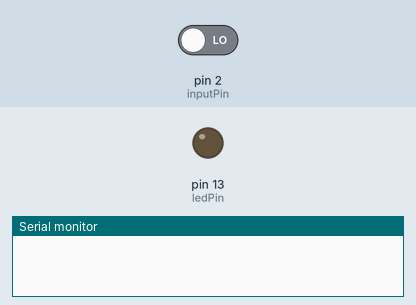
This sketch was run on a simulated Arduino Uno, built with avr-gcc and run on an emulated ATmega328P. Parts: output pins drawn as LEDs (lit = HIGH), the last lines printed to the serial monitor. Inputs (shaded band) come from the test bench; at power-on: pin 2 (inputPin) LOW.

Above: at 1.2 s.
1.3 s: pin 2 (inputPin) driven HIGH
At 2.5 s:
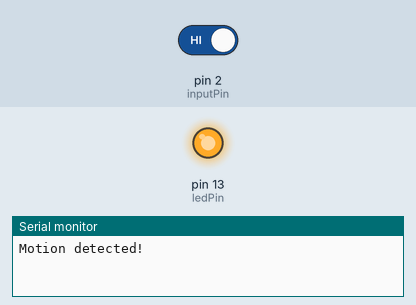
2.8 s: pin 2 (inputPin) driven LOW
At 3.7 s:
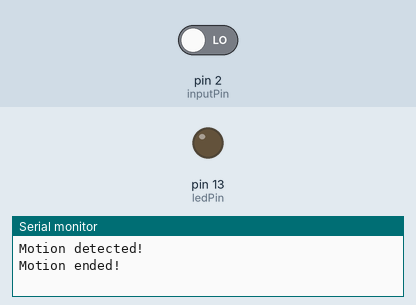
Timing chart, 0 to 5.8 s (numbered marks = the images above; inputs shaded):
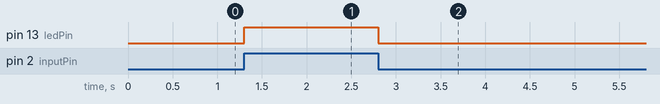

Measured:
- after the input at 1.3 s, pin 13 (ledPin): LOW → HIGH at once
- after the input at 2.8 s, pin 13 (ledPin): HIGH → LOW at once

The sketch:

PIR_sensor.ino
```cpp
/*
 * PIR sensor tester
 */

int ledPin = 13;                // choose the pin for the LED
int inputPin = 2;               // choose the input pin (for PIR sensor)
int pirState = LOW;             // we start, assuming no motion detected
int val = 0;                    // variable for reading the pin status

void setup() {
  pinMode(ledPin, OUTPUT);      // declare LED as output
  pinMode(inputPin, INPUT);     // declare sensor as input

  Serial.begin(9600);
}

void loop(){
  val = digitalRead(inputPin);  // read input value
  if (val == HIGH) {            // check if the input is HIGH
    digitalWrite(ledPin, HIGH);  // turn LED ON
    if (pirState == LOW) {
      // we have just turned on
      Serial.println("Motion detected!");
      // We only want to print on the output change, not state
      pirState = HIGH;
    }
  } else {
    digitalWrite(ledPin, LOW); // turn LED OFF
    if (pirState == HIGH){
      // we have just turned of
      Serial.println("Motion ended!");
      // We only want to print on the output change, not state
      pirState = LOW;
    }
  }
}
```

zabice.c
```cpp
// Joystick var
int sX = A0;     //joystick x axis, analog input
int sY = A1;     //joystick y axis, analog input
int sSX;         //state of x, reading from sX
int sSY;         //state of y, reading from sY
int sS;          //converted state

void setup() {

  pinMode(sX, INPUT);
  pinMode(sY, INPUT);

  Serial.begin(9600);
}

void loop() {

  //stick stuff
  sSX = analogRead(sX); //reading x axis input
  delay(100);
  sSY = analogRead(sY); //reading y axis input

  //converting y and x inputs to 4 possibilities. 0 and 1023 are the maximum values on each axis of the joystick
  sS=0;
  switch (sSX) {
    case 0:
          sS=1;      // Left
          Serial.print(sS);
          Serial.print(";");
          break;
    case 1023:
          sS=2;      // Right
          Serial.print(sS);
          Serial.print(";");
          break;
  }
  switch (sSY) {
    case 0:
          sS=3;      // Up
          Serial.println(sS);
          break;
    case 1023:
          sS=4;      // Down
          Serial.println(sS);
          break;
  }
}
```
